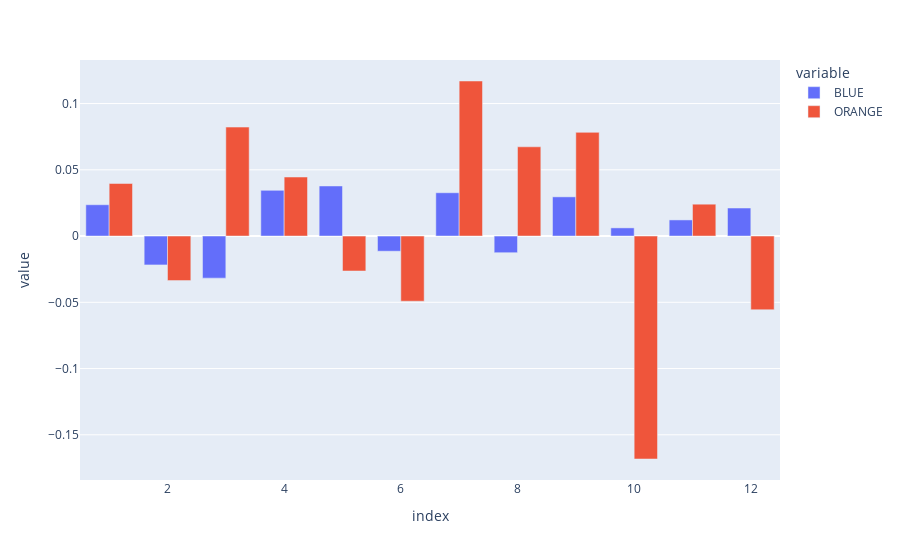

The cell this chart's notebook holds for it:
### Code cell
px.bar(returns, barmode="group")

### Figure 1 — Plotly figure (JSON) as saved in the notebook; plotly's stock layout.template omitted (floating-point values rounded to 4 significant figures)
{"data": [{"alignmentgroup": "True", "hovertemplate": "variable=BLUE<br>index=%{x}<br>value=%{y}<extra></extra>", "legendgroup": "BLUE", "marker": {"color": "#636efa", "pattern": {"shape": ""}}, "name": "BLUE", "offsetgroup": "BLUE", "orientation": "v", "showlegend": true, "textposition": "auto", "type": "bar", "x": [1, 2, 3, 4, 5, 6, 7, 8, 9, 10, 11, 12], "xaxis": "x", "y": [0.02362, -0.02181, -0.03176, 0.03448, 0.03779, -0.01145, 0.03268, -0.01258, 0.02958, 0.006151, 0.01216, 0.02115], "yaxis": "y"}, {"alignmentgroup": "True", "hovertemplate": "variable=ORANGE<br>index=%{x}<br>value=%{y}<extra></extra>", "legendgroup": "ORANGE", "marker": {"color": "#EF553B", "pattern": {"shape": ""}}, "name": "ORANGE", "offsetgroup": "ORANGE", "orientation": "v", "showlegend": true, "textposition": "auto", "type": "bar", "x": [1, 2, 3, 4, 5, 6, 7, 8, 9, 10, 11, 12], "xaxis": "x", "y": [0.03966, -0.03364, 0.08223, 0.04454, -0.02638, -0.04919, 0.117, 0.06735, 0.07825, -0.1683, 0.02404, -0.05562], "yaxis": "y"}], "layout": {"barmode": "group", "legend": {"title": {"text": "variable"}, "tracegroupgap": 0}, "margin": {"t": 60}, "xaxis": {"anchor": "y", "domain": [0, 1], "title": {"text": "index"}}, "yaxis": {"anchor": "x", "domain": [0, 1], "title": {"text": "value"}}}}
